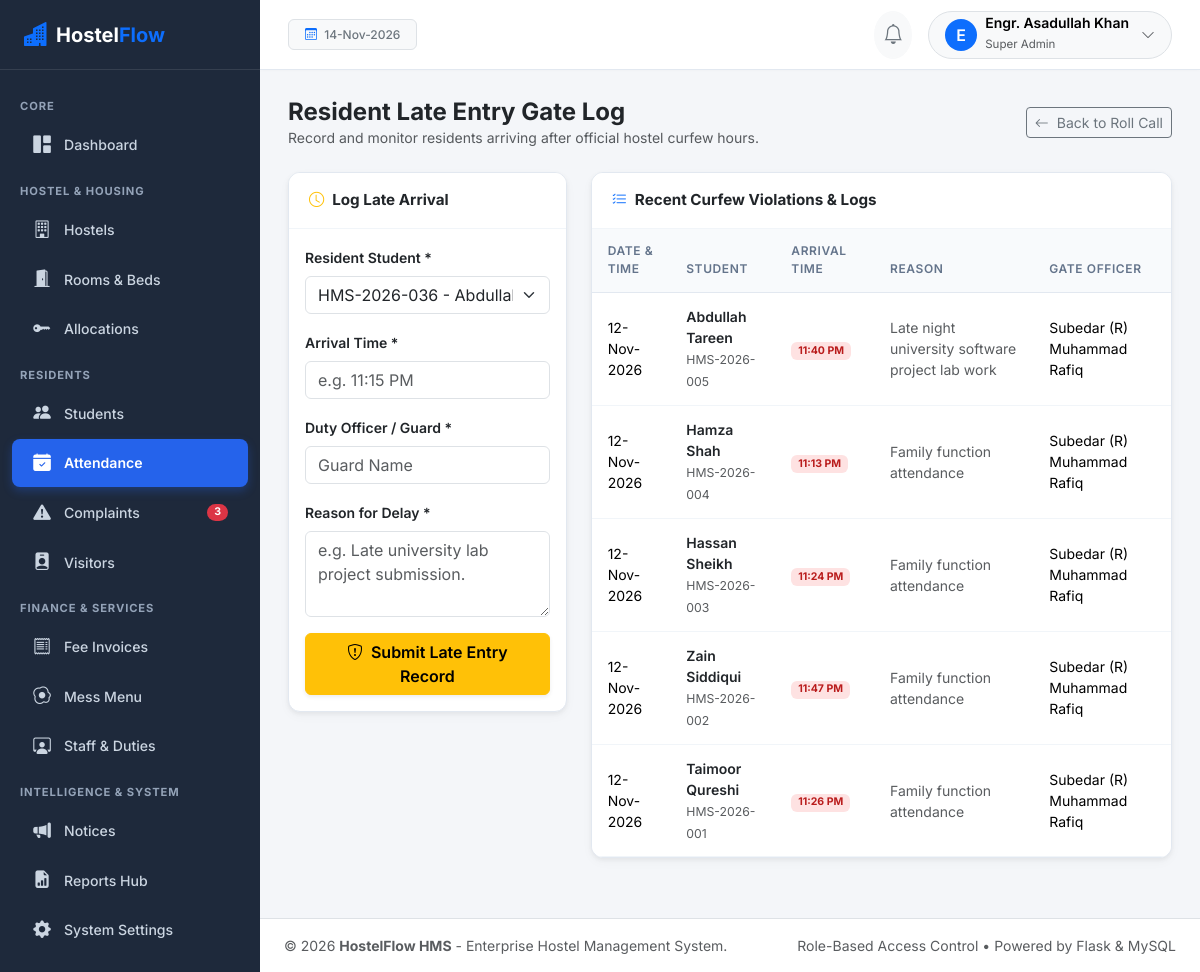
/attendance/late-entries (signed in), run on the app's committed database.
### app/models/user.py (models this page shows, shortened)
class User(UserMixin, TimestampMixin, db.Model):
    __tablename__ = 'users'
    id = db.Column(db.Integer, primary_key=True)
    username = db.Column(db.String(80), unique=True, nullable=False, index=True)
    email = db.Column(db.String(120), unique=True, nullable=False, index=True)
    password_hash = db.Column(db.String(255), nullable=False)
    full_name = db.Column(db.String(120), nullable=False)
    avatar = db.Column(db.String(255), default='default_avatar.png')
    is_active = db.Column(db.Boolean, default=True, nullable=False)
    last_login = db.Column(db.DateTime)
    role_id = db.Column(db.Integer, db.ForeignKey('roles.id'), nullable=False)
    role = db.relationship('Role', back_populates='users')
    student_profile = db.relationship('Student', back_populates='user', uselist=False)
    employee_profile = db.relationship('Employee', back_populates='user', uselist=False)
    notifications = db.relationship('Notification', back_populates='user', lazy='dynamic', cascade='all, delete-orphan')
    audit_logs = db.relationship('AuditLog', back_populates='user', lazy='dynamic')
    def has_role(self, role_name):
        return self.role is not None and self.role.name.lower() == role_name.lower()
    @property
    def is_super_admin(self):
        return self.has_role('Super Admin')
    @property
    def is_student(self):
        return self.has_role('Student')
    @property
    def is_staff(self):
        return self.has_role('Staff')

class Role(db.Model):
    __tablename__ = 'roles'
    id = db.Column(db.Integer, primary_key=True)
    name = db.Column(db.String(50), unique=True, nullable=False)
    description = db.Column(db.String(255))
    users = db.relationship('User', back_populates='role', lazy='dynamic')

### app/models/attendance.py (models this page shows, shortened)
class LateEntry(TimestampMixin, db.Model):
    __tablename__ = 'late_entries'
    id = db.Column(db.Integer, primary_key=True)
    student_id = db.Column(db.Integer, db.ForeignKey('students.id'), nullable=False)
    entry_datetime = db.Column(db.DateTime, nullable=False, default=datetime.utcnow)
    expected_time = db.Column(db.String(20), default='10:00 PM')
    actual_time = db.Column(db.String(20))
    reason = db.Column(db.Text, nullable=False)
    recorded_by = db.Column(db.String(100), default='Security Guard')
    remarks = db.Column(db.String(255))
    student = db.relationship('Student', back_populates='late_entries')

### app/models/student.py (models this page shows, shortened)
class Student(TimestampMixin, db.Model):
    __tablename__ = 'students'
    id = db.Column(db.Integer, primary_key=True)
    user_id = db.Column(db.Integer, db.ForeignKey('users.id'), unique=True, nullable=True)
    student_id_code = db.Column(db.String(30), unique=True, nullable=False, index=True)  # e.g., 'HMS-2026-001'
    full_name = db.Column(db.String(120), nullable=False, index=True)
    father_name = db.Column(db.String(120), nullable=False)
    cnic = db.Column(db.String(25), nullable=False, unique=True, index=True)  # CNIC / B-Form
    email = db.Column(db.String(120), nullable=False, unique=True, index=True)
    phone_number = db.Column(db.String(25), nullable=False)
    emergency_contact = db.Column(db.String(25), nullable=False)
    gender = db.Column(db.String(15), nullable=False, default='Male')  # Male, Female
    date_of_birth = db.Column(db.Date, nullable=False)
    address = db.Column(db.String(255), nullable=False)
    city = db.Column(db.String(60), nullable=False)
    university_name = db.Column(db.String(150), nullable=False)
    department = db.Column(db.String(100), nullable=False)
    degree_program = db.Column(db.String(100), nullable=False)  # BSCS, BSEE, BBA, MBBS, etc.
    semester = db.Column(db.String(20), nullable=False, default='1st')
    admission_date = db.Column(db.Date, nullable=False, default=date.today)
    profile_picture = db.Column(db.String(255), default='default_student.png')
    status = db.Column(db.String(20), nullable=False, default='Active')  # Active, Inactive, Suspended, Alumni
    user = db.relationship('User', back_populates='student_profile')
    guardians = db.relationship('Guardian', back_populates='student', cascade='all, delete-orphan', lazy='dynamic')
    documents = db.relationship('Document', back_populates='student', cascade='all, delete-orphan', lazy='dynamic')
    room_allocations = db.relationship('RoomAllocation', back_populates='student', lazy='dynamic', cascade='all, delete-orphan')
    fee_invoices = db.relationship('FeeInvoice', back_populates='student', lazy='dynamic', cascade='all, delete-orphan')
    payments = db.relationship('Payment', back_populates='student', lazy='dynamic', cascade='all, delete-orphan')
    attendance_records = db.relationship('StudentAttendance', back_populates='student', lazy='dynamic', cascade='all, delete-orphan')
    late_entries = db.relationship('LateEntry', back_populates='student', lazy='dynamic', cascade='all, delete-orphan')
    complaints = db.relationship('Complaint', back_populates='student', lazy='dynamic', cascade='all, delete-orphan')
    visitors = db.relationship('Visitor', back_populates='student', lazy='dynamic', cascade='all, delete-orphan')
    mess_subscriptions = db.relationship('MessSubscription', back_populates='student', lazy='dynamic', cascade='all, delete-orphan')

### app/routes/attendance.py (the view, shortened to what this page needs)
@attendance_bp.route('/late-entries', methods=['GET', 'POST'])
@login_required
@role_required('Super Admin', 'Hostel Admin', 'Warden')
def late_entries():
    form = LateEntryForm()
    students = Student.query.filter_by(status='Active').order_by(Student.full_name.asc()).all()
    form.student_id.choices = [(s.id, f"{s.student_id_code} - {s.full_name}") for s in students]
    entries = LateEntry.query.order_by(LateEntry.created_at.desc()).limit(50).all()
    return render_template('attendance/late_entries.html', form=form, entries=entries)

### app/templates/attendance/late_entries.html (shortened to what this page needs)
{% extends "base.html" %}
{% block content %}
<div class="d-flex justify-content-between align-items-center mb-4">
  <div>
    <h4 class="fw-bold mb-0 text-dark">Resident Late Entry Gate Log</h4>
    <p class="text-muted small mb-0">Record and monitor residents arriving after official hostel curfew hours.</p>
  </div>
  <a href="{{ url_for('attendance.index') }}" class="btn btn-outline-secondary btn-sm">
    <i class="bi bi-arrow-left me-1"></i> Back to Roll Call
  </a>
</div>
<div class="row g-4">
  <div class="col-lg-4">
    <div class="card card-saas">
      <div class="card-header"><span class="fw-bold"><i class="bi bi-clock text-warning me-2"></i>Log Late Arrival</span></div>
      <div class="card-body p-3">
        <form method="POST">
          <div class="mb-3">
            <label class="form-label small fw-semibold">Resident Student *</label>
            {{ form.student_id(class="form-select") }}
          </div>
          <div class="mb-3">
            <label class="form-label small fw-semibold">Arrival Time *</label>
            {{ form.actual_time(class="form-control", placeholder="e.g. 11:15 PM") }}
          </div>
          <div class="mb-3">
            <label class="form-label small fw-semibold">Duty Officer / Guard *</label>
            {{ form.recorded_by(class="form-control", placeholder="Guard Name") }}
          </div>
          <div class="mb-3">
            <label class="form-label small fw-semibold">Reason for Delay *</label>
            {{ form.reason(class="form-control", rows=3, placeholder="e.g. Late university lab project submission.") }}
          </div>
          <button type="submit" class="btn btn-warning w-100 fw-semibold shadow-sm">
            <i class="bi bi-shield-exclamation me-1"></i> Submit Late Entry Record
          </button>
        </form>
      </div>
    </div>
  </div>
  <div class="col-lg-8">
    <div class="card card-saas">
      <div class="card-header"><span class="fw-bold"><i class="bi bi-list-check text-primary me-2"></i>Recent Curfew Violations & Logs</span></div>
      <div class="table-responsive">
        <table class="table table-custom table-hover align-middle mb-0">
          <thead>
            <tr>
              <th>Date & Time</th>
              <th>Student</th>
              <th>Arrival Time</th>
              <th>Reason</th>
              <th>Gate Officer</th>
            </tr>
          </thead>
          <tbody>
            {% for entry in entries %}
              <tr>
                <td>{{ entry.created_at|date_format }}</td>
                <td>
                  <div class="fw-semibold text-dark">{{ entry.student.full_name }}</div>
                  <small class="text-muted">{{ entry.student.student_id_code }}</small>
                </td>
                <td><span class="badge badge-soft-danger fw-bold">{{ entry.actual_time }}</span></td>
                <td class="small text-muted">{{ entry.reason }}</td>
                <td class="small">{{ entry.recorded_by }}</td>
              </tr>
            {% else %}
              <tr><td colspan="5" class="text-center py-4 text-muted">No late arrival entries recorded.</td></tr>
            {% endfor %}
          </tbody>
        </table>
      </div>
    </div>
  </div>
</div>
{% endblock %}

### app/templates/base.html (shortened to what this page needs)
<!DOCTYPE html>
<html lang="en">
<head>
  <link href="https://cdn.jsdelivr.net/npm/bootstrap@5.3.3/dist/css/bootstrap.min.css" rel="stylesheet">
  <link rel="stylesheet" href="https://cdn.jsdelivr.net/npm/bootstrap-icons@1.11.3/font/bootstrap-icons.min.css">
  <link rel="stylesheet" href="{{ url_for('static', filename='css/style.css') }}">
</head>
<body>
<div class="d-flex" id="wrapper">
  <div id="sidebar-wrapper">
    <div class="sidebar-brand">
      <i class="bi bi-buildings-fill text-primary me-2 fs-4"></i>
      <span>Hostel<span class="text-primary">Flow</span></span>
    </div>
    <div class="py-3">
      {% if current_user.is_authenticated and not current_user.is_student and not current_user.is_staff %}
        <div class="sidebar-heading">Core</div>
        <a href="{{ url_for('dashboard.index') }}" class="nav-link-custom {% if request.endpoint and request.endpoint == 'dashboard.index' %}active{% endif %}">
          <i class="bi bi-grid-1x2-fill"></i> Dashboard
        </a>
        <div class="sidebar-heading">Hostel & Housing</div>
        <a href="{{ url_for('hostels.list_hostels') }}" class="nav-link-custom {% if request.endpoint and 'hostels' in request.endpoint %}active{% endif %}">
          <i class="bi bi-building"></i> Hostels
        </a>
        <a href="{{ url_for('rooms.list_rooms') }}" class="nav-link-custom {% if request.endpoint and 'rooms' in request.endpoint %}active{% endif %}">
          <i class="bi bi-door-open-fill"></i> Rooms & Beds
        </a>
        <a href="{{ url_for('allocations.list_allocations') }}" class="nav-link-custom {% if request.endpoint and 'allocations' in request.endpoint %}active{% endif %}">
          <i class="bi bi-key-fill"></i> Allocations
        </a>
        <div class="sidebar-heading">Residents</div>
        <a href="{{ url_for('students.list_students') }}" class="nav-link-custom {% if request.endpoint and 'students' in request.endpoint %}active{% endif %}">
          <i class="bi bi-people-fill"></i> Students
        </a>
        <a href="{{ url_for('attendance.index') }}" class="nav-link-custom {% if request.endpoint and 'attendance' in request.endpoint %}active{% endif %}">
          <i class="bi bi-calendar-check-fill"></i> Attendance
        </a>
        <a href="{{ url_for('complaints.list_complaints') }}" class="nav-link-custom {% if request.endpoint and 'complaints' in request.endpoint %}active{% endif %}">
          <i class="bi bi-exclamation-triangle-fill"></i> Complaints
          {% if pending_complaints_count > 0 %}
            <span class="badge bg-danger rounded-pill ms-auto">{{ pending_complaints_count }}</span>
          {% endif %}
        </a>
        <a href="{{ url_for('visitors.list_visitors') }}" class="nav-link-custom {% if request.endpoint and 'visitors' in request.endpoint %}active{% endif %}">
          <i class="bi bi-person-badge-fill"></i> Visitors
        </a>
        <div class="sidebar-heading">Finance & Services</div>
        <a href="{{ url_for('fees.list_invoices') }}" class="nav-link-custom {% if request.endpoint and 'fees' in request.endpoint %}active{% endif %}">
          <i class="bi bi-receipt"></i> Fee Invoices
        </a>
        <a href="{{ url_for('mess.weekly_menu') }}" class="nav-link-custom {% if request.endpoint and 'mess' in request.endpoint %}active{% endif %}">
          <i class="bi bi-egg-fried"></i> Mess Menu
        </a>
        <a href="{{ url_for('staff.list_employees') }}" class="nav-link-custom {% if request.endpoint and 'staff' in request.endpoint %}active{% endif %}">
          <i class="bi bi-person-workspace"></i> Staff & Duties
        </a>
        <div class="sidebar-heading">Intelligence & System</div>
        <a href="{{ url_for('announcements.list_announcements') }}" class="nav-link-custom {% if request.endpoint and 'announcements' in request.endpoint %}active{% endif %}">
          <i class="bi bi-megaphone-fill"></i> Notices
        </a>
        <a href="{{ url_for('reports.index') }}" class="nav-link-custom {% if request.endpoint and 'reports' in request.endpoint %}active{% endif %}">
          <i class="bi bi-file-earmark-bar-graph-fill"></i> Reports Hub
        </a>
        {% if current_user.is_super_admin %}
          <a href="{{ url_for('settings.general_settings') }}" class="nav-link-custom {% if request.endpoint and 'settings' in request.endpoint %}active{% endif %}">
            <i class="bi bi-gear-fill"></i> System Settings
          </a>
        {% endif %}
      {% endif %}
    </div>
  </div>
  <div id="page-content-wrapper">
    <nav class="navbar top-navbar d-flex align-items-center justify-content-between">
      <div class="d-flex align-items-center gap-3">
        <span class="badge bg-light text-secondary border px-3 py-2 fw-medium">
          <i class="bi bi-calendar3 me-1 text-primary"></i>
          {{ today_date|date_format }}
        </span>
      </div>
      <div class="d-flex align-items-center gap-3">
        <div class="dropdown">
          <button class="btn btn-light position-relative rounded-circle p-2" type="button" data-bs-toggle="dropdown" aria-expanded="false">
            <i class="bi bi-bell fs-5 text-secondary"></i>
          </button>
        </div>
        <div class="dropdown">
          <button class="btn btn-light rounded-pill border d-flex align-items-center gap-2 py-1 px-3" type="button" data-bs-toggle="dropdown" aria-expanded="false">
            <div class="rounded-circle bg-primary text-white d-flex align-items-center justify-content-center" style="width: 32px; height: 32px; font-weight: 600;">
              {{ current_user.full_name[:1] if current_user.is_authenticated else 'U' }}
            </div>
            <div class="text-start d-none d-sm-block">
              <div class="fw-semibold small lh-1">{{ current_user.full_name if current_user.is_authenticated else 'User' }}</div>
              <small class="text-muted" style="font-size: 0.72rem;">{{ current_user.role.name if current_user.is_authenticated and current_user.role else 'Guest' }}</small>
            </div>
            <i class="bi bi-chevron-down text-muted small ms-1"></i>
          </button>
        </div>
      </div>
    </nav>
    <main class="main-body">
      {% block content %}{% endblock %}
    </main>
    <footer class="bg-white border-top py-3 px-4 text-center text-muted small no-print">
      <div class="d-flex flex-column flex-sm-row justify-content-between align-items-center">
        <span>&copy; {{ 2026 }} <strong>HostelFlow HMS</strong> - Enterprise Hostel Management System.</span>
        <span class="mt-1 mt-sm-0">Role-Based Access Control &bull; Powered by Flask & MySQL</span>
      </div>
    </footer>
  </div>
</div>
</body>
</html>

### data on the page
User: is_active+full_name "E", is_active+full_name "Engr. Asadullah Khan", role "Super Admin"
LateEntry: created_at "12-Nov-2026", student.full_name "Abdullah Tareen", student.student_id_code "HMS-2026-005", actual_time "11:40 PM", reason "Late night university software project lab work", recorded_by "Subedar (R) Muhammad Rafiq"
LateEntry: created_at "12-Nov-2026", student.full_name "Hamza Shah", student.student_id_code "HMS-2026-004", actual_time "11:13 PM", reason "Family function attendance", recorded_by "Subedar (R) Muhammad Rafiq"
LateEntry: created_at "12-Nov-2026", student.full_name "Hassan Sheikh", student.student_id_code "HMS-2026-003", actual_time "11:24 PM", reason "Family function attendance", recorded_by "Subedar (R) Muhammad Rafiq"
LateEntry: created_at "12-Nov-2026", student.full_name "Zain Siddiqui", student.student_id_code "HMS-2026-002", actual_time "11:47 PM", reason "Family function attendance", recorded_by "Subedar (R) Muhammad Rafiq"
LateEntry: created_at "12-Nov-2026", student.full_name "Taimoor Qureshi", student.student_id_code "HMS-2026-001", actual_time "11:26 PM", reason "Family function attendance", recorded_by "Subedar (R) Muhammad Rafiq"

### other printed values
{{ pending_complaints_count }} "3"
{{ 2026 }} "2026"
